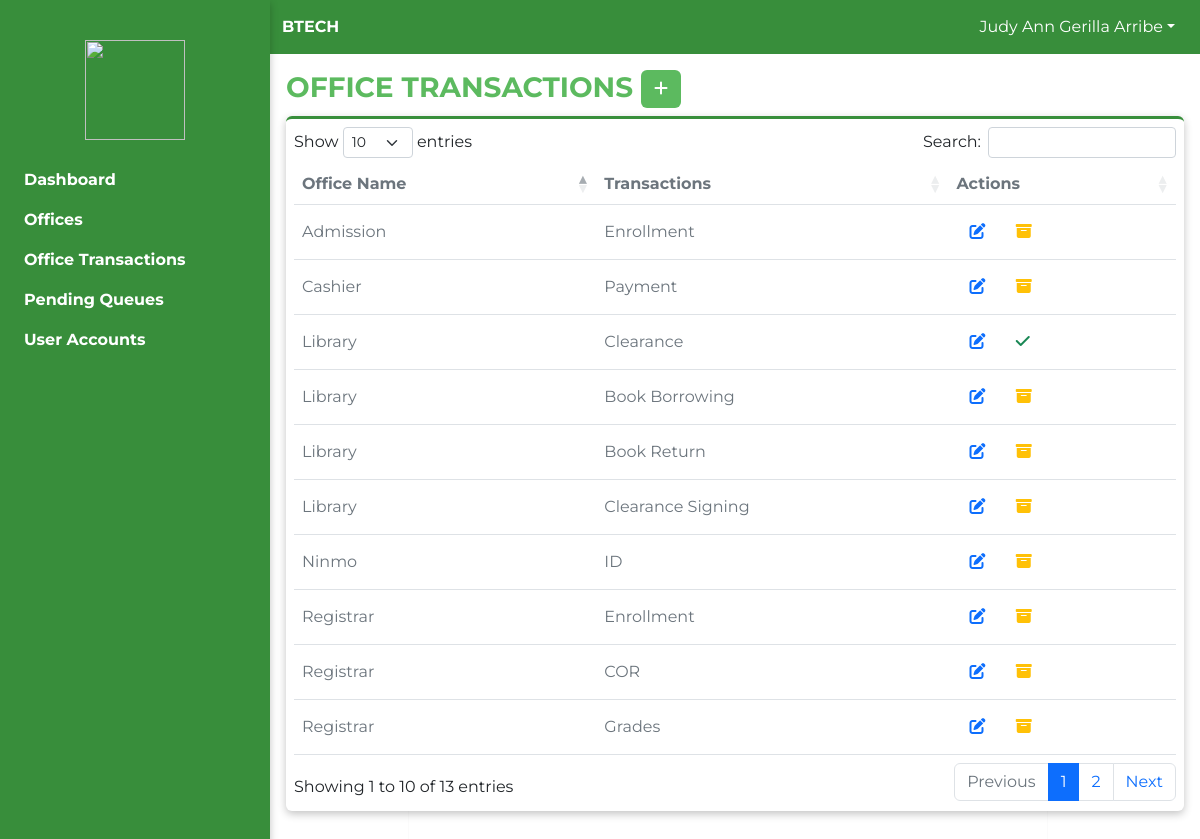
Screenshot of /admin/office-transactions.php (signed in) with the database file from the repository.
### tables this page shows
CREATE TABLE `transactions` (
  `id` int(11) NOT NULL,
  `office_name` varchar(255) NOT NULL,
  `transaction` varchar(255) NOT NULL,
  `status` varchar(255) NOT NULL DEFAULT 'Active'
);

### admin/office-transactions.php (the view, shortened to what this page needs)
<?php
include 'includes/header.php';
if ($_SESSION['role'] == 'Admin') {
  include 'includes/navbar.php';
  include 'includes/sidenav.php';
  superadmin_sidenav();
} else {
  include 'includes/office-navbar.php';
  include 'includes/office-sidenav.php';
  office_sidenav();
}
?>
<div class="container-fluid">
  <div class="row p-2">
    <div class="col-md-12 p-2">
      <h3 class="text-uppercase text-color fw-bold">Office Transactions
        <?php if ($_SESSION['role'] == 'Admin') { ?>
          <button type="button" class="btn btn-bg-main btn-bg-main-hover" data-bs-toggle="modal" data-bs-target="#addTransactionsModal"><i class="fa-solid fa-plus"></i></button>
        <?php } ?>
      </h3>
      <div class="box-shadow-1 rounded border-top-3px mb-2 p-2 bg-white">
        <div class="overflow-auto">
          <table id="table" class="table display align-middle nowrap " cellspacing="0">
            <thead class="text-muted">
              <th>Office Name</th>
              <th>Transactions</th>
              <th>Actions</th>
            </thead>
            <tbody class="text-muted">
              <?php
              $select_transactions = "SELECT * FROM transactions ORDER BY office_name";
              $select_transactions_result = mysqli_query($GLOBALS['connection'], $select_transactions);
              while ($row = mysqli_fetch_assoc($select_transactions_result)) {
                $office = $row['office_name'];
                $transaction_id = $row['id'];
              ?>
                <tr>
                  <td><?= $office ?></td>
                  <td><?= $row['transaction'] ?></td>
                  <td>
                    <?php if ($_SESSION['role'] == 'Admin') { ?> <a href="#editTransactionModal<?= $transaction_id ?>" class="btn" data-bs-toggle="modal"><i class="fa-solid fa-edit text-primary"></i></a>
                    <?php } ?>
                    <?php
                    if ($row['status'] === 'Active') { ?>
                      <a href="office-transactions.php?archive=<?= $transaction_id ?>" class="btn"><i class="fa-solid fa-archive text-warning"></i></a>
                    <?php } else {
                    ?>
                      <a href="office-transactions.php?activate=<?= $transaction_id ?>" class="btn"><i class="fa-solid fa-check text-success"></i></a>
                    <?php
                    }
                    ?>
                  </td>
                </tr>
              <?php }
              ?>
            </tbody>
          </table>
        </div>
      </div>
    </div>
  </div>
</div>
<?php include 'includes/footer.php' ?>

### admin/includes/header.php (shortened to what this page needs)
<!DOCTYPE html>
<html lang="en">
<head>
  <link rel="stylesheet" href="assets/css/bootstrap.min.css">
  <link rel="stylesheet" href="https://cdnjs.cloudflare.com/ajax/libs/font-awesome/6.1.1/css/all.min.css" />
  <link rel="stylesheet" href="assets/css/style.css">
  <link rel="stylesheet" href="assets/css/dataTables.bootstrap5.min.css">
  <link rel="stylesheet" href="assets/css/responsive.bootstrap.min.css">
</head>
<body class="body">

### admin/includes/navbar.php (shortened to what this page needs)
<nav class="navbar navbar-expand-md navbar-light sticky-top ">
  <div class="container-fluid">
    <div>
      <span class="text-white text-uppercase fw-bold">Btech</span>
    </div>
    <?php if (isset($_SESSION["admin-role"])) { ?>
      <div class="ms-auto dropdown">
        <button type="button" class="btn text-white dropdown-toggle" data-bs-toggle="dropdown"><?php echo $_SESSION["admin-fullname"]; ?></button>
      </div>
    <?php } else {
      header("location: ../login.php");
    } ?>
  </div>
</nav>
<div class="offcanvas offcanvas-start border-0 box-shadow-1" tabindex="-1" id="offCanvas" aria-labelledby="offCanvasLabel">
  <div class="offcanvas-header mt-4">
    <div class="m-auto ">
      <img src="assets/images/btechlogo.png" alt="" class="navbar-brand logo ">
    </div>
  </div>
  <div class="offcanvas-body py-1">
    <ul class="navbar-nav">

### admin/includes/sidenav.php
<?php function superadmin_sidenav()
{ ?>
     <li class="nav-item px-2 "><a href="dashboard.php" class="nav-link main-text main-text-hover fw-bold">Dashboard</a></li>
     <li class="nav-item px-2"><a href="offices.php" class="nav-link main-text main-text-hover fw-bold">Offices</a></li>
     <li class="nav-item px-2"><a href="office-transactions.php" class="nav-link main-text main-text-hover fw-bold">Office Transactions</a></li>
     <li class="nav-item px-2"><a href="queue-list.php?call=0" class="nav-link main-text main-text-hover fw-bold">Pending Queues</a></li>
     <li class="nav-item px-2 "><a href="admin-account.php" class="nav-link main-text main-text-hover fw-bold">User Accounts</a></li>
     </ul>
     </div>
     </div>
     <main id="main-container">
     <?php } ?>

### admin/includes/footer.php (shortened to what this page needs)
</main>
</body>
</html>

### admin/assets/css/style.css (style rules this page uses)
:root { --main-text: white; --primary-color: rgb(92, 186, 95); --primary-color-hover: rgb(56, 142, 59); --black: black; --offcanvas-width: 270px; --offcanvas-height: 30px; }
html, body { font-family: "Montserrat", sans-serif; }
.border-top-3px { border-top: 3px solid var(--primary-color-hover) !important; }
.btn-bg-main { background-color: var(--primary-color); color: var(--main-text); }
.navbar { background-color: var(--primary-color-hover); color: var(--main-text); }
.box-shadow-1 { box-shadow: rgba(0, 0, 0, 0.24) 0px 3px 8px; }
a { color: var(--primary-color); }
.logo { height: 100px; width: 100px; }
.text-color { color: var(--primary-color); }
.main-text { color: var(--main-text) !important; }
.offcanvas { background-color: var(--primary-color-hover); }
body { position: relative; }
@media (min-width: 768px) { .navbar, #main-container { margin-left: var(--offcanvas-width); } }
@media (min-width: 768px) { .offcanvas { visibility: visible; transform: none !important; height: 100%; width: var(--offcanvas-width) !important; -webkit-transform: none; top: 0; } }

### rows the page displays
transactions: office_name "Admission", transaction "Enrollment"
transactions: office_name "Cashier", transaction "Payment"
transactions: office_name "Library", transaction "Clearance"
transactions: office_name "Library", transaction "Book Borrowing"
transactions: office_name "Library", transaction "Book Return"
transactions: office_name "Library", transaction "Clearance Signing"
transactions: office_name "Ninmo", transaction "ID"
transactions: office_name "Registrar", transaction "Enrollment"
transactions: office_name "Registrar", transaction "COR"
transactions: office_name "Registrar", transaction "Grades"

### other values shown
$_SESSION["admin-fullname"] "Judy Ann Gerilla Arribe"
